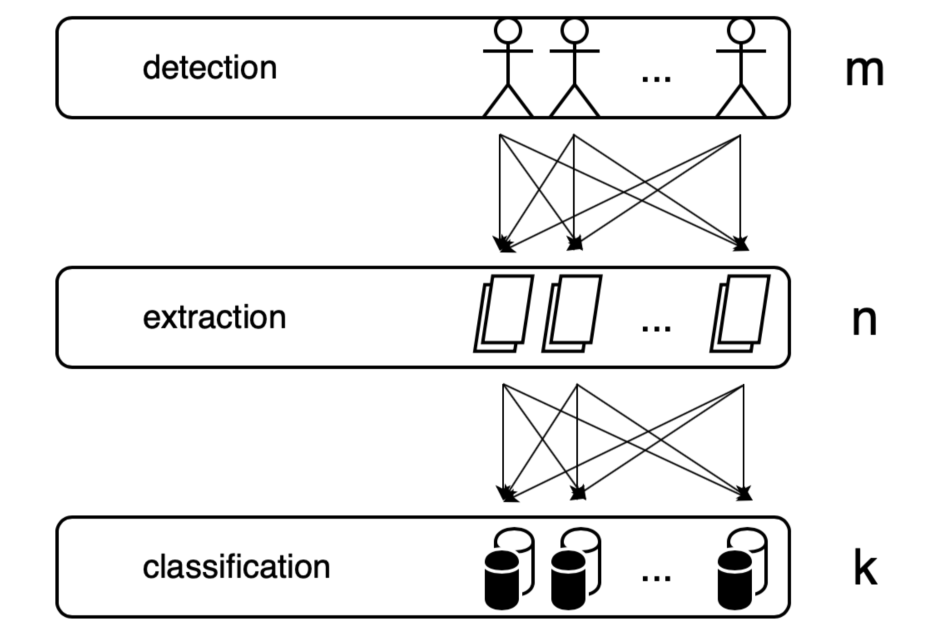
#> input picture conclude.png, 1875 x 1265 px, given in place of steelproduct.mp4, which was not available (shown at 1/2 size)
$ jupyter execute nedopal.ipynb
#> lines starting #> are read from the running program, lines starting #| are printed output that depends on the picture
[cell 1]
# Извлечение кадров из видео

import os
import numpy as np
import cv2
from matplotlib import pyplot as plt

try:
    if not os.path.exists('data_n'):
        os.makedirs('data_n')
except OSError:
    print('Error: Creating directory of data')

cap = cv2.VideoCapture('steelproduct.mp4')
scale_percent = 25

length = int(cap.get(cv2.CAP_PROP_FRAME_COUNT))
print( length )

i = 1
while (1):
    ret, frame = cap.read()
#> frame is the input picture: shape (1265, 1875, 3); min 0, max 255, mean 237.8
    if ret == False:
        break;

    wi = int(frame.shape[1] * scale_percent / 100)
#> wi = 468
    he = int(frame.shape[0] * scale_percent / 100)
#> he = 316
    dim = (wi, he)
#> dim = (468, 316)
    frame1 = cv2.resize(frame, dim, interpolation = cv2.INTER_AREA)
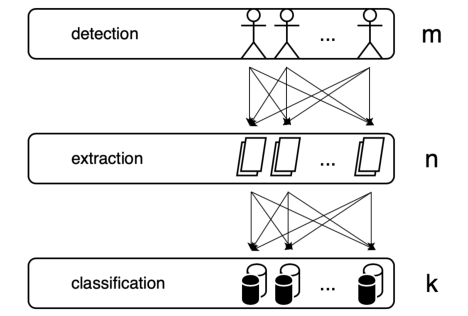
#> frame1: shape (316, 468, 3); min 0, max 255, mean 237.8

#     filtered_frame = cv2.medianBlur(frame1, 7)
    name = './data_n/fra' + str(i) +'.jpg'
    cv2.imwrite(name, frame)
    i += 1

cap.release()


$ run again, on extraction.png
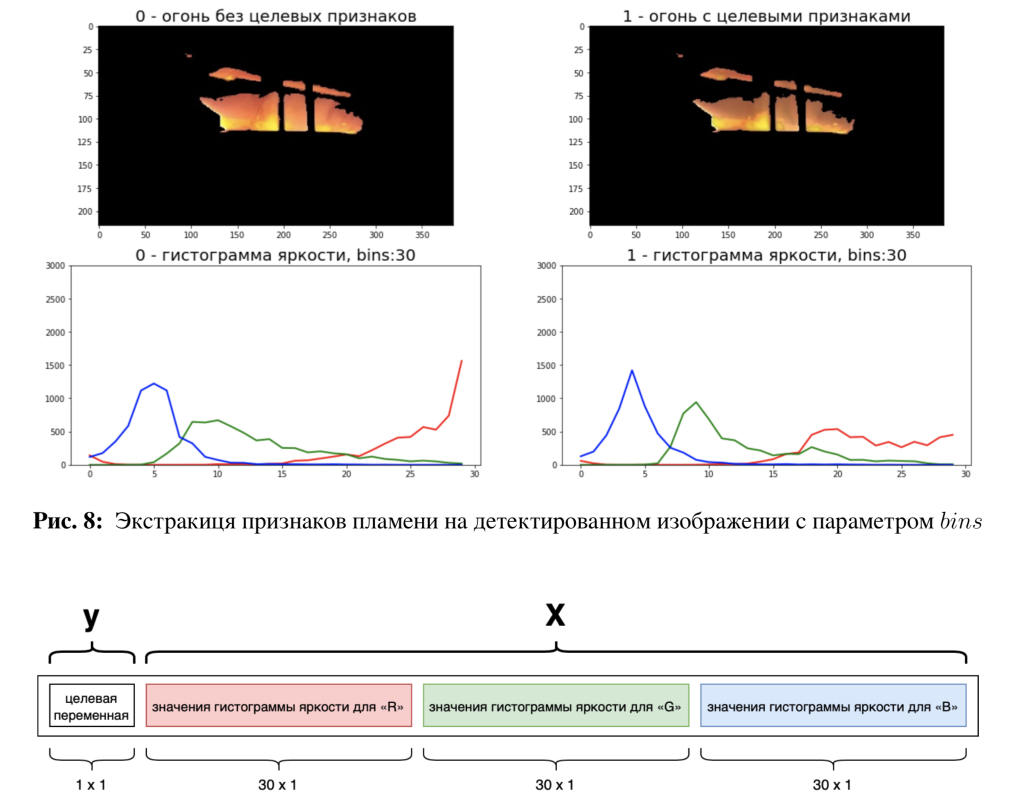
#> input picture extraction.png, 2055 x 1600 px, given in place of steelproduct.mp4, which was not available (shown at 1/2 size)
#> frame is the input picture: shape (1600, 2055, 3); mean B, G, R 203.5, 204, 205.1
#> `frame1 = cv2.resize(frame, dim, interpolation = cv2.INTER_AREA)`:
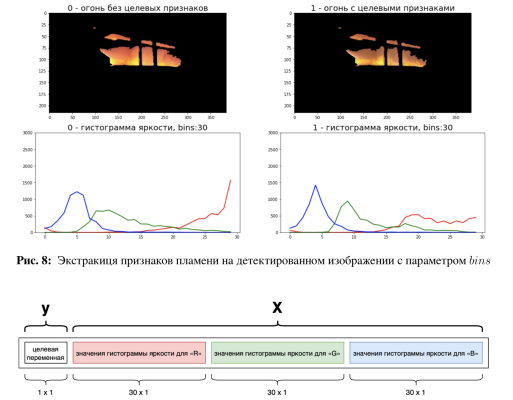
#> frame1: shape (400, 513, 3); mean B, G, R 203.5, 204, 205.1

$ run again, on modification.png
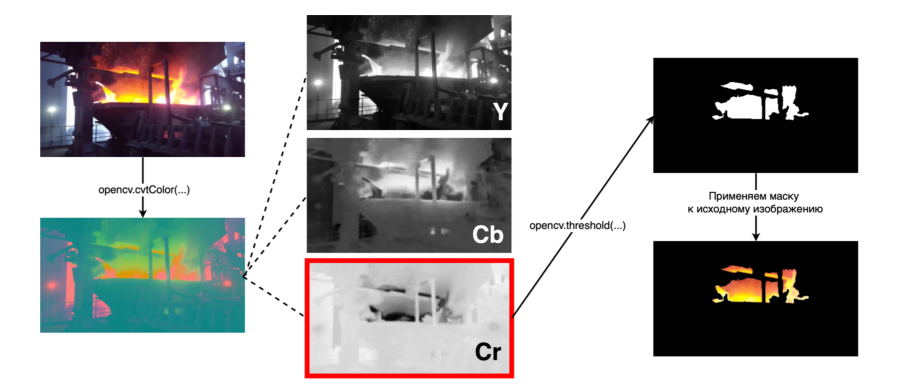
#> input picture modification.png, 1797 x 780 px, given in place of steelproduct.mp4, which was not available (shown at 1/2 size)
#> frame is the input picture: shape (780, 1797, 3); mean B, G, R 171.6, 172.1, 172.3
#> `frame1 = cv2.resize(frame, dim, interpolation = cv2.INTER_AREA)`:
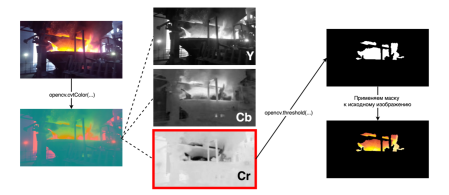
#> frame1: shape (195, 449, 3); mean B, G, R 171.6, 172.1, 172.3

$ run again, on scheme.png
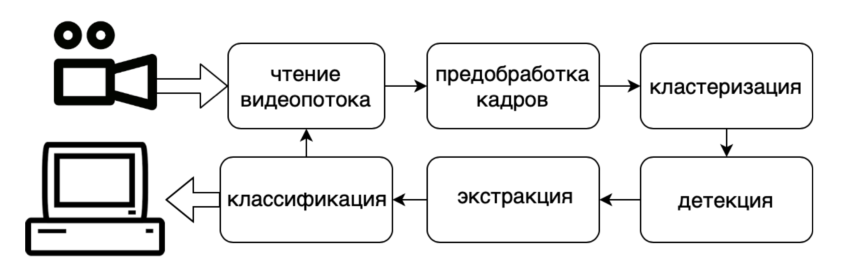
#> input picture scheme.png, 1702 x 546 px, given in place of steelproduct.mp4, which was not available (shown at 1/2 size)
#> frame is the input picture: shape (546, 1702, 3); mean B, G, R 234, 234.1, 234
#> `frame1 = cv2.resize(frame, dim, interpolation = cv2.INTER_AREA)`:
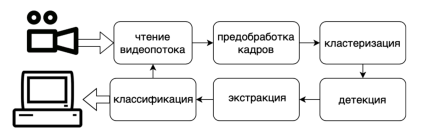
#> frame1: shape (136, 425, 3); mean B, G, R 234, 234.1, 234
